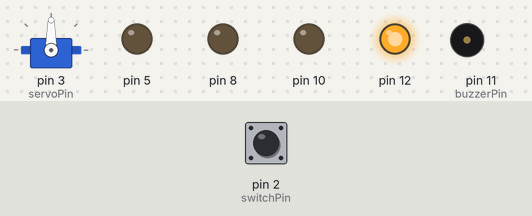
Bench run of a sketch on a simulated Arduino Uno, built with avr-gcc and run on an emulated ATmega328P. Shown: servo, output pins drawn as LEDs (lit = HIGH), buzzer (waves = sounding). The test bench sets the inputs (shaded band); at power-on: pin 2 (switchPin) LOW.

Above: at 1.2 s.
1.3 s: pin 2 (switchPin) pulled HIGH for 1 s
At 2.0 s:
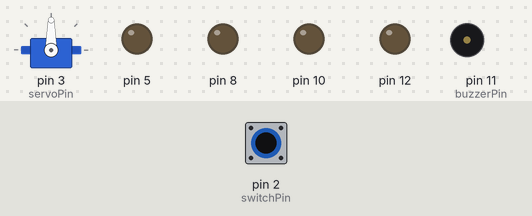
5.3 s: pin 2 (switchPin) pulled HIGH for 0.15 s
At 8.2 s:
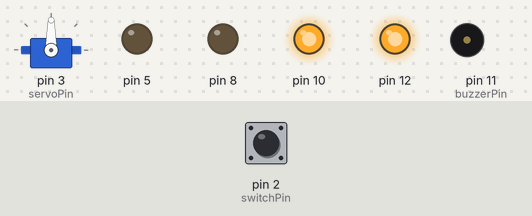
8.4 s: pin 2 (switchPin) pulled HIGH for 3.2 s
At 15.3 s:
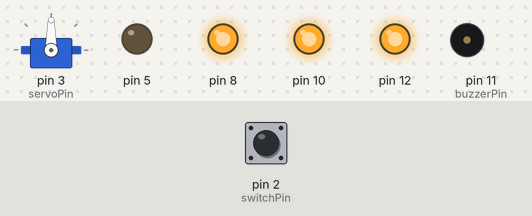
Timing chart, 0 to 29.6 s (numbered marks = the images above; inputs shaded):
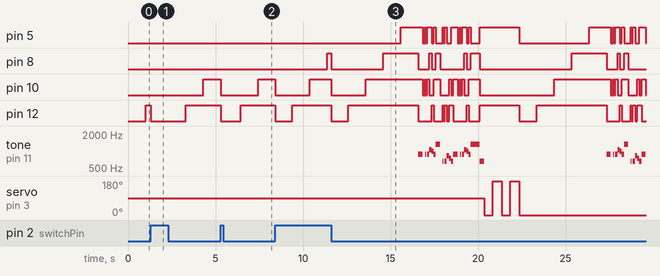

Measured:
- after the input at 1.3 s, pin 5: stays LOW (without the input it goes to HIGH after 2.7 s); pin 8: stays LOW (without the input it goes to HIGH after 1.7 s); pin 12: HIGH → LOW after 0.00 s instead of 3.7 s; tone on pin 11 (buzzerPin): stays silent (without the input it goes to 880 Hz after 3.7 s)
- after the input at 5.3 s, pin 5: stops changing and stays LOW; pin 8: stays LOW (without the input it goes to HIGH after 2.6 s); tone on pin 11 (buzzerPin): stops changing and stays silent

The sketch:

keep_the_beat.ino
```cpp
#include <Servo.h>

Servo myServo;
const int servoPin = 3;
const int switchPin = 2;
const int buzzerPin = 11;
unsigned long oldTime = 0;
unsigned long currentTime = 0;
unsigned long lightInterval = 1000;
int prevSwitchState = 0;
int switchState = 0;
bool isPlaying = false;

const int Q = 500;
const float
R = 0.0 ,
pA4  = 440 ,
pAis4 = 466.16  ,
pB4 = 493.88  ,
pC5 = 523.25  ,
pCis5 = 554.37  ,
pD5 = 587.33  ,
pDis5 = 622.25  ,
pE5 = 659.25  ,
pF5 = 698.46  ,
pFis5 = 739.99  ,
pG5 = 783.99  ,
pGis5 = 830.61  ,
pA5 = 880 ,
pAis5 = 932.328 ,
pB5 = 987.767 ,
pC6 = 1046.502  ,
pCis6 = 1108.731  ,
pD6 = 1174.659  ,
pDis6 = 1244.508  ,
pE6 = 1318.51 ,
pF6 = 1396.913;


struct Piece {
  int length;
  float * pitches;
  int * delays;
};

Piece paganini;
Piece danse;

struct Led {
  int pin;
  int state;
};

const int lightArraySize = 4;
Led * lightArray = new Led[lightArraySize];

Led * Led_new(int pin, int state) {
  Led * p = (Led*) malloc(sizeof(Led));
  p->pin = pin;
  p->state = state;
  pinMode(pin, OUTPUT);
  return p;
}

float paganiniPitches[] = {pA5,   R, pA5,   R, pA5, pC6, pB5, pA5, pE6,   R, pE5,   R, pE5, pGis5, pFis5, pE5, pA5,   R, pA5,   R, pA5, pC6, pB5, pA5, pE6, pE5};
int paganiniDelays[] = {Q/2, Q/4, Q/8, Q/8, Q/4, Q/4, Q/4, Q/4, Q/2, Q/4, Q/8, Q/8, Q/4,   Q/4,   Q/4, Q/4, Q/2, Q/4, Q/8, Q/8, Q/4, Q/4, Q/4, Q/4,   Q, Q/2};

float dansePitches[] = {pG5, pAis5, pG5, pA5, pAis5, pG5, pAis5, pG5, pA5, pAis5, pA5, pG5, pAis5, pG5, pA5, pAis5, pG5, pAis5, pG5, pA5, pGis5};
int danseDelays [] =  {Q/2,   Q/2, Q/2, Q/2,     Q, Q/2,   Q/2, Q/2, Q/2,   Q/2, Q/2, Q/2,   Q/2, Q/2, Q/2,     Q, Q/2,   Q/2, Q/2, Q/2,     Q};

void setup() {
  Serial.begin(9600);
  pinMode(switchPin, INPUT);
  myServo.attach(servoPin);

  lightArray[3] = *Led_new(5, LOW);
  lightArray[2] = *Led_new(8, LOW);
  lightArray[1] = *Led_new(10, LOW);
  lightArray[0] = *Led_new(12, LOW);

  paganini.pitches = paganiniPitches;
  paganini.delays  = paganiniDelays;
  paganini.length  = 26;

  danse.pitches = dansePitches;
  danse.delays  = danseDelays;
  danse.length  = 21;
}

void setLights() {
  for (int i = 0; i < lightArraySize; i++) {
    digitalWrite(lightArray[i].pin, lightArray[i].state);
  }

}

const int primes[] = {2, 3, 5, 7, 11, 13, 17, 19, 23, 29};

void noteLigths(float note) {
  for (int i = 0; i < lightArraySize; ++i) {
    lightArray[i].state = (((int) note % primes[i]) % 2) ? HIGH : LOW;
  }
  setLights();
}

void play(Piece * piece) {
  for (int i = 0; i < piece->length; ++i) {
    noteLigths(piece->pitches[i]);
    //Serial.println(piece->pitches[i]);
    /*
     */
    if (piece->pitches[i] > 20.0)
      tone(buzzerPin, piece->pitches[i]);
    else
      noTone(buzzerPin);
    delay(piece->delays[i]);
  }
  noTone(buzzerPin);
}

void wiggle() {
  for (int i = 0; i < 2; ++i) {
    for (int angle = 0; angle < 179; angle += 178) {
      myServo.write(angle);
      delay(500);
    }
  }
  myServo.write(0);

}

void loop() {
  switchState = digitalRead(switchPin);
  currentTime = millis() - oldTime;

  if (switchState != prevSwitchState) {
    oldTime = millis();
  }
  prevSwitchState = switchState;

  int numLit = currentTime / lightInterval;
  if (numLit > lightArraySize) {
    isPlaying = true;
    play(&paganini);
    isPlaying = false;
    wiggle();
    oldTime = millis();
  }
  for (int i = 0; i < lightArraySize; ++i)
    lightArray[i].state = (i < numLit) ? HIGH : LOW;

  setLights();
}
```
